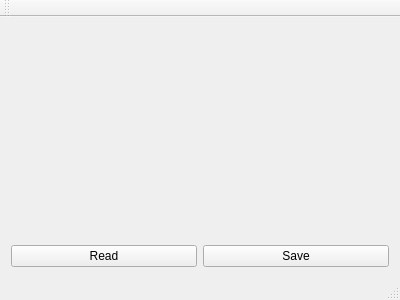
<?xml version="1.0" encoding="UTF-8"?>
<ui version="4.0">
 <class>MainWindow</class>
 <widget class="QMainWindow" name="MainWindow">
  <property name="geometry">
   <rect>
    <x>0</x>
    <y>0</y>
    <width>400</width>
    <height>300</height>
   </rect>
  </property>
  <property name="windowTitle">
   <string>MainWindow</string>
  </property>
  <widget class="QWidget" name="centralWidget">
   <layout class="QVBoxLayout" name="verticalLayout">
    <item>
     <widget class="MilitaryTableWidget" name="mtwMilitaries" native="true"/>
    </item>
    <item>
     <widget class="QLabel" name="lBattlionName">
      <property name="text">
       <string/>
      </property>
     </widget>
    </item>
    <item>
     <layout class="QHBoxLayout" name="horizontalLayout">
      <item>
       <widget class="QPushButton" name="pbReadFromFile">
        <property name="text">
         <string>Read</string>
        </property>
       </widget>
      </item>
      <item>
       <widget class="QPushButton" name="pbSave">
        <property name="text">
         <string>Save</string>
        </property>
       </widget>
      </item>
     </layout>
    </item>
   </layout>
  </widget>
  <widget class="QMenuBar" name="menuBar">
   <property name="geometry">
    <rect>
     <x>0</x>
     <y>0</y>
     <width>400</width>
     <height>23</height>
    </rect>
   </property>
  </widget>
  <widget class="QToolBar" name="mainToolBar">
   <attribute name="toolBarArea">
    <enum>TopToolBarArea</enum>
   </attribute>
   <attribute name="toolBarBreak">
    <bool>false</bool>
   </attribute>
  </widget>
  <widget class="QStatusBar" name="statusBar"/>
 </widget>
 <layoutdefault spacing="6" margin="11"/>
 <customwidgets>
  <customwidget>
   <class>MilitaryTableWidget</class>
   <extends>QWidget</extends>
   <header>MilitaryTableWidget.hpp</header>
   <container>1</container>
  </customwidget>
 </customwidgets>
 <resources/>
 <connections/>
</ui>
